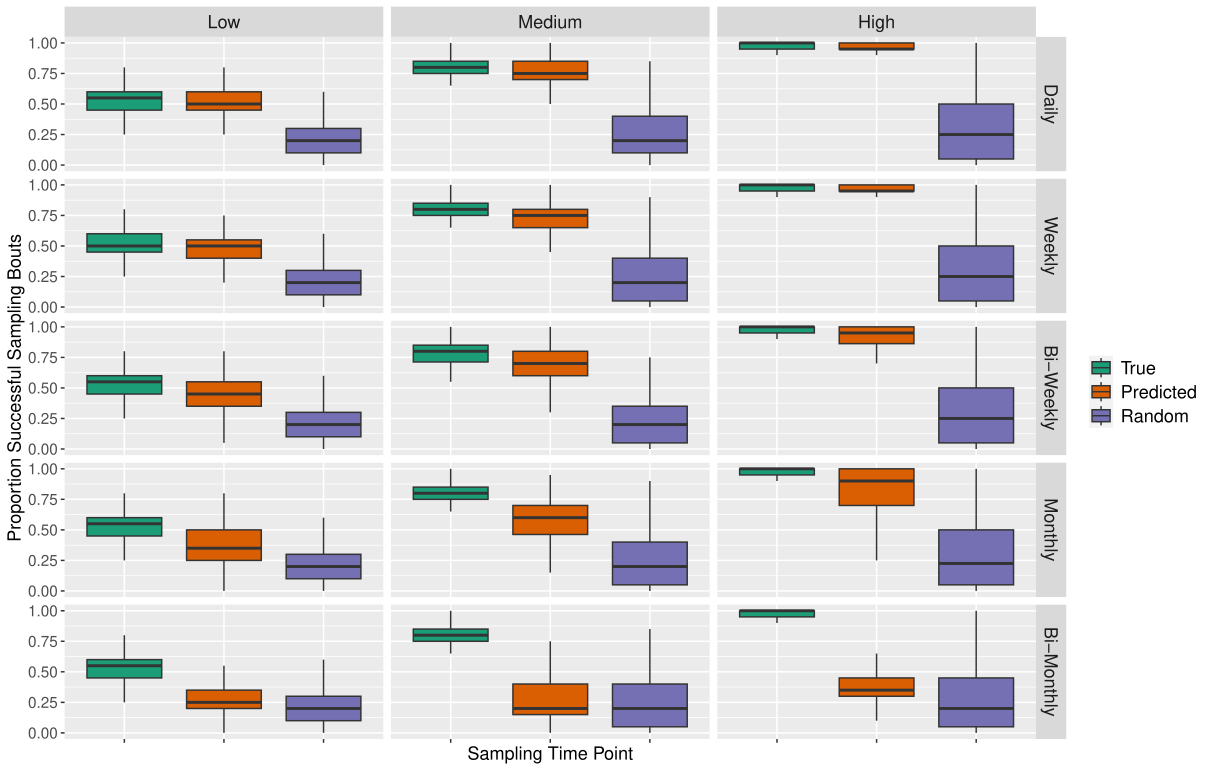

R code for this plot:
############EVEN
peak1_P <- rep(NA, length(even.sample.list))
peak2_P <- rep(NA, length(even.sample.list))
peak1_T <- rep(NA, length(even.sample.list))
peak2_T <- rep(NA, length(even.sample.list))
pars_id <- rep(NA, length(even.sample.list))
type <- rep(NA, length(even.sample.list))
combo <- rep(NA, length(even.sample.list))
for(i in 1:length(even.sample.list)){
  df <- even.sample.list[[i]]
  kspline <- ksmooth(df$t, df$R_a_sample/n_trials, "normal", bandwidth = 90, n.points=length(df$t) )
  R_t_k <- diff(kspline$y)
  kspline_I <- ((R_t_k + kspline$y[-1]*pars[even.sample.list[[i]]$pars_id[1],]$omega_a)/pars[even.sample.list[[i]]$pars_id[1],]$gamma)
  t_spline <- df$t[-1]
  spline_df <- data.frame(t_spline, kspline_I)
  low_pred <- subset(spline_df,  t_spline>0 &  t_spline<170)
  high_pred <- subset(spline_df,  t_spline>170 &  t_spline<360)
  if(length(low_pred$t_spline)!=0){peak1_P[i] <- subset(spline_df, kspline_I==max(low_pred$kspline_I))$t_spline}else{
    peak1_P[i] <- sample(seq(0,170,1),1)
  }
  if(length(high_pred$t_spline)!=0){peak2_P[i] <- subset(spline_df, kspline_I==max(high_pred$kspline_I))$t_spline}else{
    peak2_P[i] <- sample(seq(170,360,1),1)
  }
  pars_id[i] <- even.sample.list[[i]]$pars_id[1]
  type[i] <- even.sample.list[[i]]$type[1]
  combo[i] <-pars[even.sample.list[[i]]$pars_id[1],]$combo[1]
  peak1_T[i] <- pars[even.sample.list[[i]]$pars_id[1],]$peak1_T
  peak2_T[i] <- pars[even.sample.list[[i]]$pars_id[1],]$peak2_T
}
peaks_even_df <- data.frame(peak1_P,peak2_P,peak1_T,peak2_T,pars_id,type,combo)


bouts.list <- list()
for(j in 1:10){
  n_trials=20
  n_reps=10
  T_peak_sample <- vector()
  Pred_peak_sample <- vector()
  random_sample <- vector()
  combo <- vector()
  type <- vector()
  for(i in 1:length(even.sample.list)){
    data=data.tau.list[[even.sample.list[[i]]$pars_id[1]]]
    combo[i]=pars[even.sample.list[[i]]$pars_id[1],]$combo
    type[i]=peaks_even_df$type[i]
    Y_random=data[sample(nrow(data), 2, replace = FALSE), ] 
    Y_true1 <- subset(data, t==pars[even.sample.list[[i]]$pars_id[1],]$peak1_T) 
    Y_true2 <- subset(data, t==pars[even.sample.list[[i]]$pars_id[1],]$peak2_T) 
    I_sample_T1 <- with(Y_true1, rbinom(n_reps, n_trials, I/N))
    I_sample_T2 <- with(Y_true2, rbinom(n_reps, n_trials, I/N))
    Y_pred1 <- subset(data, t==peaks_even_df$peak1_P[i])
    Y_pred2 <- subset(data, t==peaks_even_df$peak2_P[i]) 
    I_sample_P1 <- with(Y_pred1, rbinom(n_reps, n_trials, I/N))
    I_sample_P2 <- with(Y_pred2, rbinom(n_reps, n_trials, I/N))
    I_sample_R1 <- with(Y_random[1,], rbinom(n_reps, n_trials, I/N))
    I_sample_R2 <- with(Y_random[2,], rbinom(n_reps, n_trials, I/N))
    I_sample_T <- c(I_sample_T1,I_sample_T2)
    I_sample_P <- c(I_sample_P1,I_sample_P2)
    I_sample_R <- c(I_sample_R1,I_sample_R2)
    I_sample_T[I_sample_T > 0] <- 1
    I_sample_P[I_sample_P > 0] <- 1
    I_sample_R[I_sample_R > 0] <- 1
    T_peak_sample[i] = mean(I_sample_T)
    Pred_peak_sample[i] = mean(I_sample_P)
    random_sample[i] = mean(I_sample_R)
  }
  bouts.list[[j]] <- data.frame(combo,type,T_peak_sample,Pred_peak_sample,random_sample)
}
results <- do.call(rbind, bouts.list)
D.long <- melt(results, id=c("combo", "type"))
D.long$type <- factor(D.long$type, levels=c('daily','weekly','biweekly','monthly','bimonthly'))
col_names <- c("1"="Low", "2"="Medium", "3"="High")
row_names <- c("daily"="Daily", "weekly"="Weekly", "biweekly"="Bi-Weekly","monthly"="Monthly","bimonthly"="Bi-Monthly")
ggplot(D.long, aes(x=variable, y=value, fill=variable))+ylab("Proportion Successful Sampling Bouts")+xlab("Sampling Time Point")+
  geom_boxplot(outlier.shape = NA)+scale_fill_brewer(NULL,palette="Dark2",labels=c('True', 'Predicted','Random'))+
  theme(axis.text.x=element_blank())+ theme(legend.position="right",legend.text=element_text(size=13))+
  theme(axis.text = element_text(size = 11), axis.title = element_text(size = 13),strip.text = element_text(
    size = 13))+
  facet_grid(cols=vars(combo),rows = vars(type),labeller = labeller(.rows = row_names , .cols = col_names ))


####Sim Stats Table
columns= c("Amplitude","Mean Amplitude","Sampling Design","Dist. to True") 
simple_stats = data.frame(matrix(nrow = 15, ncol = length(columns))) 
colnames(simple_stats) = columns
#############LOW
low <- subset(peaks_even_df, combo==1)
#Daily
daily <- subset(low, type=="daily")
simple_stats$Amplitude[c(1:5)]="Low"
simple_stats$`Mean Amplitude`[c(1:5)]=round(mean(subset(pars, combo==1)$amp_bar),2)
simple_stats$`Sampling Design`[c(1:5)]=c("Daily", "Weekly", "Bi-Weekly","Monthly","Bi-Monthly")
peak_true=c(daily$peak1_T, daily$peak2_T)
peak_pred=c(daily$peak1_P, daily$peak2_P)
simple_stats[1,4]= round(mean(abs(peak_true-peak_pred)),2)
#weekly
weekly <- subset(low, type=="weekly")
peak_true=c(weekly$peak1_T, weekly$peak2_T)
peak_pred=c(weekly$peak1_P, weekly$peak2_P)
simple_stats[2,4]= round(mean(abs(peak_true-peak_pred)),2)
#biweekly
biweekly <- subset(low, type=="biweekly")
peak_true=c(biweekly $peak1_T, biweekly $peak2_T)
peak_pred=c(biweekly $peak1_P, biweekly $peak2_P)
simple_stats[3,4]= round(mean(abs(peak_true-peak_pred)),2)
#monthly
monthly <- subset(low, type=="monthly")
peak_true=c(monthly$peak1_T, monthly$peak2_T)
peak_pred=c(monthly$peak1_P, monthly$peak2_P)
simple_stats[4,4]= round(mean(abs(peak_true-peak_pred)),2)
#bimonthly
bimonthly <- subset(low, type=="bimonthly")
peak_true=c(bimonthly$peak1_T, bimonthly$peak2_T)
peak_pred=c(bimonthly$peak1_P, bimonthly$peak2_P)
simple_stats[5,4]= round(mean(abs(peak_true-peak_pred)),2)
#############Medium
med <- subset(peaks_even_df, combo==2)
#Daily
daily <- subset(med, type=="daily")
simple_stats$Amplitude[c(6:10)]="Med"
simple_stats$`Mean Amplitude`[c(6:10)]=round(mean(subset(pars, combo==2)$amp_bar),2)
simple_stats$`Sampling Design`[c(6:10)]=c("Daily", "Weekly", "Bi-Weekly","Monthly","Bi-Monthly")
peak_true=c(daily$peak1_T, daily$peak2_T)
peak_pred=c(daily$peak1_P, daily$peak2_P)
simple_stats[6,4]= round(mean(abs(peak_true-peak_pred)),2)
#weekly
weekly <- subset(med, type=="weekly")
peak_true=c(weekly$peak1_T, weekly$peak2_T)
peak_pred=c(weekly$peak1_P, weekly$peak2_P)
simple_stats[7,4]= round(mean(abs(peak_true-peak_pred)),2)
#biweekly
biweekly <- subset(med, type=="biweekly")
peak_true=c(biweekly $peak1_T, biweekly $peak2_T)
peak_pred=c(biweekly $peak1_P, biweekly $peak2_P)
simple_stats[8,4]= round(mean(abs(peak_true-peak_pred)),2)
#monthly
monthly <- subset(med, type=="monthly")
peak_true=c(monthly$peak1_T, monthly$peak2_T)
peak_pred=c(monthly$peak1_P, monthly$peak2_P)
simple_stats[9,4]= round(mean(abs(peak_true-peak_pred)),2)
#bimonthly
bimonthly <- subset(med, type=="bimonthly")
peak_true=c(bimonthly$peak1_T, bimonthly$peak2_T)
peak_pred=c(bimonthly$peak1_P, bimonthly$peak2_P)
simple_stats[10,4]= round(mean(abs(peak_true-peak_pred)),2)
#############High
high <- subset(peaks_even_df, combo==2)
#Daily
daily <- subset(high, type=="daily")
simple_stats$Amplitude[c(11:15)]="High"
simple_stats$`Mean Amplitude`[c(11:15)]=round(mean(subset(pars, combo==3)$amp_bar),2)
simple_stats$`Sampling Design`[c(11:15)]=c("Daily", "Weekly", "Bi-Weekly","Monthly","Bi-Monthly")
peak_true=c(daily$peak1_T, daily$peak2_T)
peak_pred=c(daily$peak1_P, daily$peak2_P)
simple_stats[11,4]= round(mean(abs(peak_true-peak_pred)),2)
#weekly
weekly <- subset(high, type=="weekly")
peak_true=c(weekly$peak1_T, weekly$peak2_T)
peak_pred=c(weekly$peak1_P, weekly$peak2_P)
simple_stats[12,4]= round(mean(abs(peak_true-peak_pred)),2)
#biweekly
biweekly <- subset(high, type=="biweekly")
peak_true=c(biweekly $peak1_T, biweekly $peak2_T)
peak_pred=c(biweekly $peak1_P, biweekly $peak2_P)
simple_stats[13,4]= round(mean(abs(peak_true-peak_pred)),2)
#monthly
monthly <- subset(high, type=="monthly")
peak_true=c(monthly$peak1_T, monthly$peak2_T)
peak_pred=c(monthly$peak1_P, monthly$peak2_P)
simple_stats[14,4]= round(mean(abs(peak_true-peak_pred)),2)
#bimonthly
bimonthly <- subset(high, type=="bimonthly")
peak_true=c(bimonthly$peak1_T, bimonthly$peak2_T)
peak_pred=c(bimonthly$peak1_P, bimonthly$peak2_P)
simple_stats[15,4]= round(mean(abs(peak_true-peak_pred)),2)
simple_stats


print(xtable(simple_stats, type='latex'))
